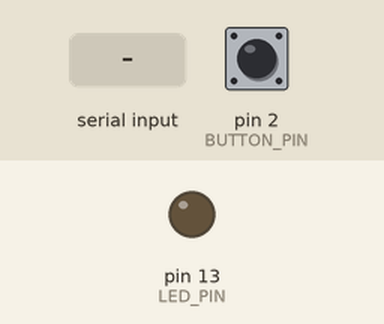
A sketch run on a simulated Arduino Uno, built with avr-gcc and run on an emulated ATmega328P. Parts: output pins drawn as LEDs (lit = HIGH). Dashed ring = blinking. The inputs (shaded band) are chosen by the test bench; at power-on: pin 2 (BUTTON_PIN) HIGH. EEPROM starts erased; what the sketch prints to the serial monitor is not drawn.

Above: at 1.2 s.
1.3 s: "2" received over Serial
At 1.55 s:
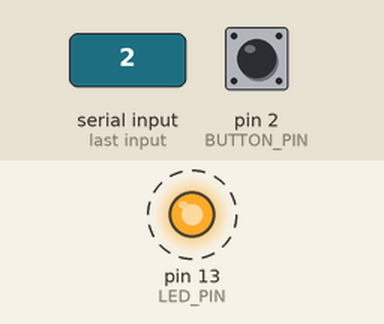
4.3 s: pin 2 (BUTTON_PIN) pulled LOW for 0.15 s
At 5.1 s:
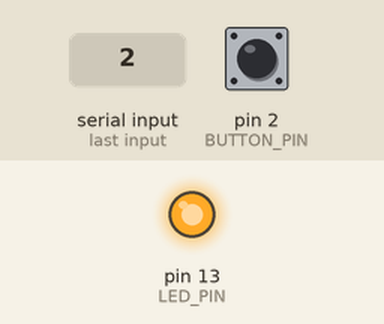
5.9 s: pin 2 (BUTTON_PIN) pulled LOW for 1 s
At 7.3 s:
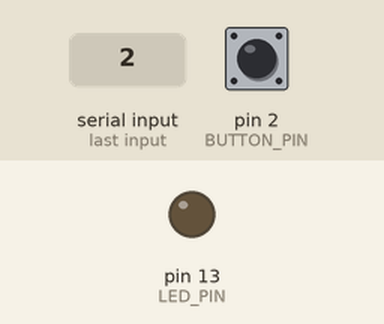
9.9 s: "1" received over Serial
At 10.6 s:
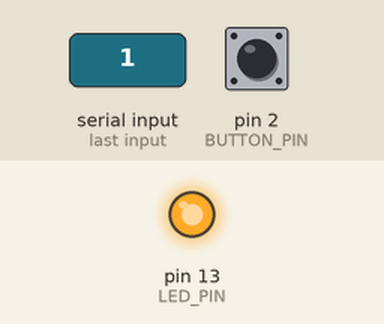
Timing chart, 0 to 12.4 s (numbered marks = the images above; inputs shaded):
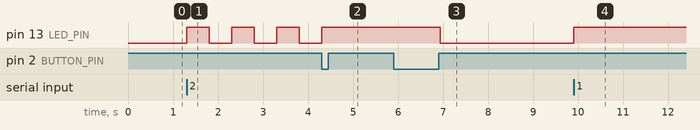

The sketch:

ProgrammableLightController.ino
```cpp
#include <Arduino.h>
#include <EEPROM.h>

// Hardware configuration
constexpr uint8_t LED_PIN = LED_BUILTIN;

// Timing configuration (milliseconds)
constexpr unsigned long BLINK_INTERVAL = 500;
constexpr unsigned long TIMED_DURATION = 10000;

constexpr int EEPROM_MODE_ADDRESS = 0;
constexpr uint8_t MAX_MODE_VALUE = 3;

constexpr uint8_t BUTTON_PIN = 2;

constexpr unsigned long DEBOUNCE_INTERVAL = 40;
constexpr unsigned long LONG_PRESS_DURATION = 1500;

// Shared between interrupt and main program
volatile bool buttonEventPending = false;

// Button processing state
bool stableButtonState = HIGH;
bool lastRawButtonState = HIGH;

unsigned long lastDebounceTime = 0;
unsigned long buttonPressStart = 0;

bool longPressHandled = false;

// Controller operating states
enum class LightMode : uint8_t {
  OFF,
  ON,
  BLINK,
  TIMED
};

// Current controller state
LightMode currentMode = LightMode::OFF;

// Timing variables
unsigned long previousBlinkTime = 0;
unsigned long timedStartTime = 0;

// Tracks the current LED output
bool ledState = false;

// Controls the physical LED
void setLED(bool state) {
  ledState = state;
  digitalWrite(LED_PIN, state ? HIGH : LOW);
}

const char* modeName(LightMode mode) {
  switch (mode) {
    case LightMode::OFF:   return "OFF";
    case LightMode::ON:    return "ON";
    case LightMode::BLINK: return "BLINK";
    case LightMode::TIMED: return "TIMED";
    default:               return "UNKNOWN";
  }
}

void saveMode(LightMode mode) {

  uint8_t value = static_cast<uint8_t>(mode);

  EEPROM.update(EEPROM_MODE_ADDRESS, value);
}

LightMode loadMode() {

  uint8_t storedValue = EEPROM.read(EEPROM_MODE_ADDRESS);

  if (storedValue <= MAX_MODE_VALUE) {
    return static_cast<LightMode>(storedValue);
  }

  // Invalid EEPROM data: default to OFF
  return LightMode::OFF;
}

// Handles state transitions
void setMode(LightMode newMode, bool persist = false) {

  // Update current state
  currentMode = newMode;

  if (persist) {
    saveMode(currentMode);
  }

  // Capture the time of transition
  unsigned long now = millis();

  // Reset timing variables
  previousBlinkTime = now;
  timedStartTime = now;

  // Initialize the new state
  switch (currentMode) {

    Serial.print(F("Mode changed to: "));
    Serial.println(modeName(currentMode));

    case LightMode::OFF:
      setLED(false);
      break;

    case LightMode::ON:
      setLED(true);
      break;

    case LightMode::BLINK:
      setLED(true);
      break;

    case LightMode::TIMED:
      setLED(true);
      break;
  }
}

// Executes the current state
void updateController() {

  unsigned long now = millis();

  switch (currentMode) {
    case LightMode::OFF:
      break;

    case LightMode::ON:
      break;

    case LightMode::BLINK:
      if (now - previousBlinkTime >= BLINK_INTERVAL) {

        previousBlinkTime = now;

        setLED(!ledState);
      }
      break;

    case LightMode::TIMED:

      if (now - timedStartTime >= TIMED_DURATION) {

        setMode(LightMode::OFF);
      }
      break;
  }
}

void nextMode() {

  switch (currentMode) {

    case LightMode::OFF:
      setMode(LightMode::ON, true);
      break;

    case LightMode::ON:
      setMode(LightMode::BLINK, true);
      break;

    case LightMode::BLINK:
      setMode(LightMode::TIMED, true);
      break;

    case LightMode::TIMED:
      setMode(LightMode::OFF, true);
      break;
  }
}

void handleSerial() {

  while (Serial.available() > 0) {
    char command = Serial.read();

    switch (command) {

      case '0':
        setMode(LightMode::OFF, true);
        break;

      case '1':
        setMode(LightMode::ON, true);
        break;

      case '2':
        setMode(LightMode::BLINK, true);
        break;

      case '3':
        setMode(LightMode::TIMED, true);
        break;

      case 's':
      case 'S':
        Serial.print(F("Current mode: "));
        Serial.println(modeName(currentMode));
        break;

      case 'h':
      case 'H':
        Serial.println(F("Commands:"));
        Serial.println(F("0 = OFF"));
        Serial.println(F("1 = ON"));
        Serial.println(F("2 = BLINK"));
        Serial.println(F("3 = TIMED"));
        Serial.println(F("n = NEXT MODE"));
        Serial.println(F("s = STATUS"));
        Serial.println(F("h = HELP"));
        break;

      default:
      // Ignore unsupported characters
      break;
    }
  }
}

void buttonISR() {
  buttonEventPending = true;
}

void handleButton() {

  unsigned long now = millis();

  // Atomically consume the interrupt event
  noInterrupts();
  bool eventPending = buttonEventPending;
  buttonEventPending = false;
  interrupts();

  // Read the physical input every iteration.
  bool rawState = digitalRead(BUTTON_PIN);

  if (rawState != lastRawButtonState) {
    lastDebounceTime = now;
    lastRawButtonState = rawState;
  }

  // Accept a change only after the input remains
  // stable for the debounce interval.
  if ((now - lastDebounceTime >= DEBOUNCE_INTERVAL) && (lastRawButtonState != stableButtonState)) {
    stableButtonState = rawState;

    if (stableButtonState == LOW) {

      // Button has been pressed.
      buttonPressStart = now;
      longPressHandled = false;

    } else {

      // Button has been released
      if (!longPressHandled) {
        nextMode();
      }
    }
  }

  // Detect a long press while button is held.
  if (stableButtonState == LOW && !longPressHandled && (now - buttonPressStart >= LONG_PRESS_DURATION)) {

    setMode(LightMode::OFF, true);
    longPressHandled = true;
  }

  // Event flag is retained for interrupt diagnostics.
  // It is not requred for debounce correctness
  (void)eventPending;
}

void setup() {
  pinMode(LED_PIN, OUTPUT);

  Serial.begin(9600);

  pinMode(BUTTON_PIN, INPUT_PULLUP);

  lastRawButtonState = digitalRead(BUTTON_PIN);
  stableButtonState = lastRawButtonState;
  lastDebounceTime = millis();

  attachInterrupt(digitalPinToInterrupt(BUTTON_PIN), buttonISR, CHANGE);

  // Initialize controller
  LightMode restoredMode = loadMode();
  setMode(restoredMode);

  Serial.println(F("Programmable Light Controller"));
  Serial.println(F("System initialized."));
  Serial.println(F("Enter 'h' for available commands."));
}

void loop() {

  handleSerial();
  handleButton();
  // Execute current operating mode
  updateController();
}
```

Measured:
- after the input at 1.3 s, pin 13 (LED_PIN): alternates HIGH for 0.50 s and LOW for 0.50 s, starting at once
- after the input at 4.3 s, pin 13 (LED_PIN): goes on until 4.3 s, then stays HIGH
- after the input at 5.9 s, pin 13 (LED_PIN): HIGH → LOW after 1.0 s
- after the input at 9.9 s, pin 13 (LED_PIN): LOW → HIGH at once
